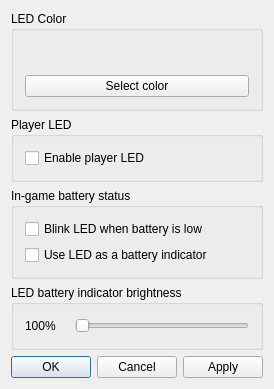
<?xml version="1.0" encoding="UTF-8"?>
<ui version="4.0">
 <class>pad_led_settings_dialog</class>
 <widget class="QWidget" name="pad_led_settings_dialog">
  <property name="geometry">
   <rect>
    <x>0</x>
    <y>0</y>
    <width>255</width>
    <height>350</height>
   </rect>
  </property>
  <property name="windowTitle">
   <string>LED Settings</string>
  </property>
  <layout class="QVBoxLayout" name="pad_led_settings_dialog_layout">
   <item>
    <widget class="QGroupBox" name="gb_led_color">
     <property name="minimumSize">
      <size>
       <width>0</width>
       <height>100</height>
      </size>
     </property>
     <property name="title">
      <string>LED Color</string>
     </property>
     <layout class="QVBoxLayout" name="gb_led_color_layout">
      <item>
       <widget class="QLabel" name="w_color_sample">
        <property name="text">
         <string/>
        </property>
       </widget>
      </item>
      <item>
       <widget class="QPushButton" name="b_colorpicker">
        <property name="text">
         <string>Select color</string>
        </property>
       </widget>
      </item>
     </layout>
    </widget>
   </item>
   <item>
    <widget class="QGroupBox" name="gb_player_led">
     <property name="title">
      <string>Player LED</string>
     </property>
     <layout class="QVBoxLayout" name="gb_player_led_layout">
      <item>
       <widget class="QCheckBox" name="cb_player_led">
        <property name="text">
         <string>Enable player LED</string>
        </property>
       </widget>
      </item>
     </layout>
    </widget>
   </item>
   <item>
    <widget class="QGroupBox" name="gb_battery_status">
     <property name="title">
      <string>In-game battery status</string>
     </property>
     <layout class="QVBoxLayout" name="gb_battery_status_layout">
      <item>
       <widget class="QCheckBox" name="cb_led_blink">
        <property name="text">
         <string>Blink LED when battery is low</string>
        </property>
       </widget>
      </item>
      <item>
       <widget class="QCheckBox" name="cb_led_indicate">
        <property name="text">
         <string>Use LED as a battery indicator</string>
        </property>
       </widget>
      </item>
     </layout>
    </widget>
   </item>
   <item>
    <widget class="QGroupBox" name="gb_indicator_brightness">
     <property name="title">
      <string>LED battery indicator brightness</string>
     </property>
     <layout class="QHBoxLayout" name="gb_indicator_brightness_layout" stretch="2,1,13">
      <item>
       <widget class="QLabel" name="l_indicator_brightness">
        <property name="text">
         <string>100%</string>
        </property>
       </widget>
      </item>
      <item>
       <spacer name="horizontalSpacer">
        <property name="orientation">
         <enum>Qt::Horizontal</enum>
        </property>
        <property name="sizeHint" stdset="0">
         <size>
          <width>20</width>
          <height>20</height>
         </size>
        </property>
       </spacer>
      </item>
      <item>
       <widget class="QSlider" name="hs_indicator_brightness">
        <property name="maximum">
         <number>100</number>
        </property>
        <property name="orientation">
         <enum>Qt::Horizontal</enum>
        </property>
       </widget>
      </item>
     </layout>
    </widget>
   </item>
   <item>
    <spacer name="main_verticalSpacer">
     <property name="orientation">
      <enum>Qt::Vertical</enum>
     </property>
     <property name="sizeHint" stdset="0">
      <size>
       <width>0</width>
       <height>0</height>
      </size>
     </property>
    </spacer>
   </item>
   <item>
    <widget class="QDialogButtonBox" name="bb_dialog_buttons">
     <property name="standardButtons">
      <set>QDialogButtonBox::Apply|QDialogButtonBox::Cancel|QDialogButtonBox::Ok</set>
     </property>
    </widget>
   </item>
  </layout>
 </widget>
 <layoutdefault spacing="6" margin="11"/>
 <resources/>
 <connections/>
</ui>
